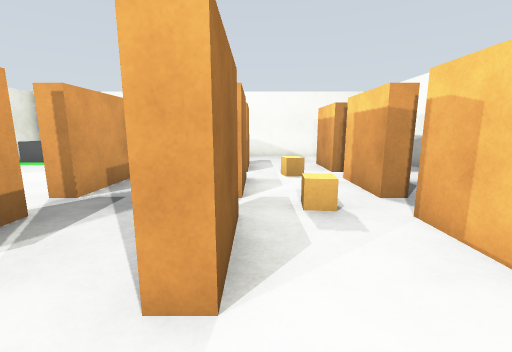
[1] (above)

15 first-person views from a walk through a world built for the Gazebo simulator. The camera is 1.2 m above the floor, tilts 10° down and sees 90° across. The floor is counted in squares, 1 m on a side. Each view is taken from the middle of a square. On the plan, view 1 faces up. The plan holds only what a view shows up to about 12 squares ahead; the rest is blank.

[2]
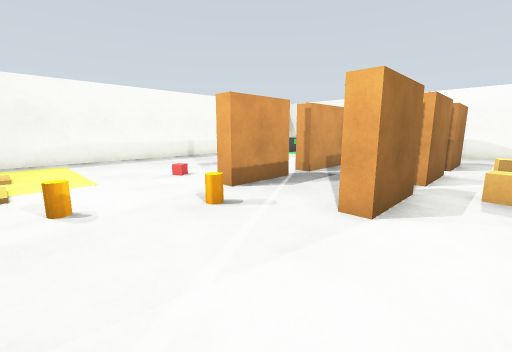

[3]
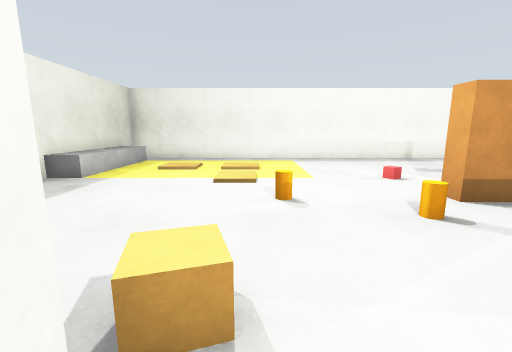

[4]
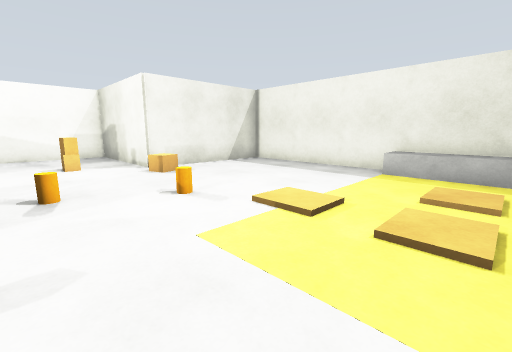

[5]
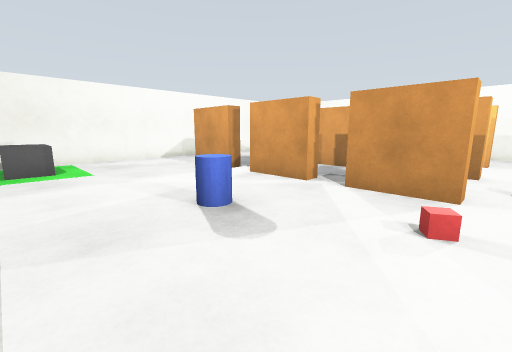

[6]
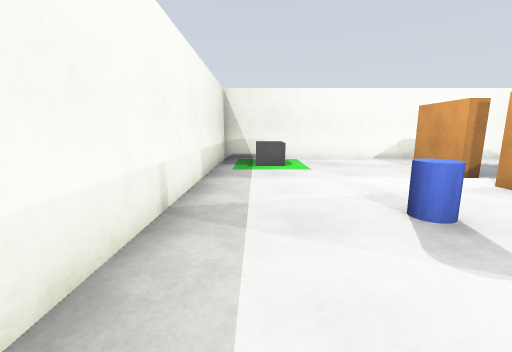

[7]
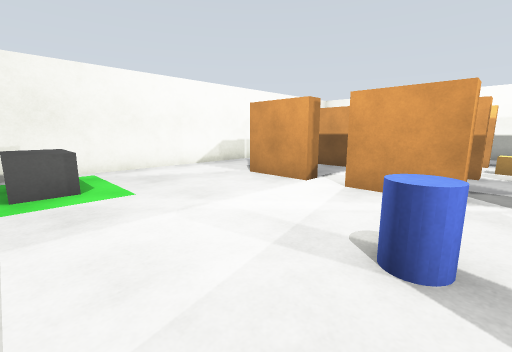

[8]
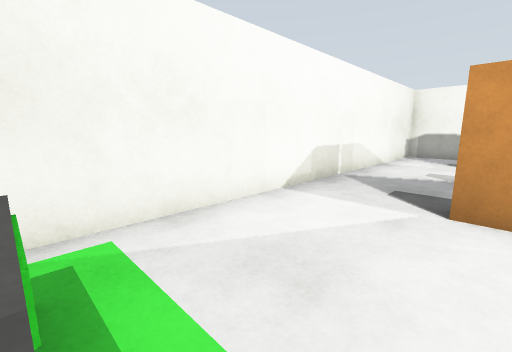

[9]
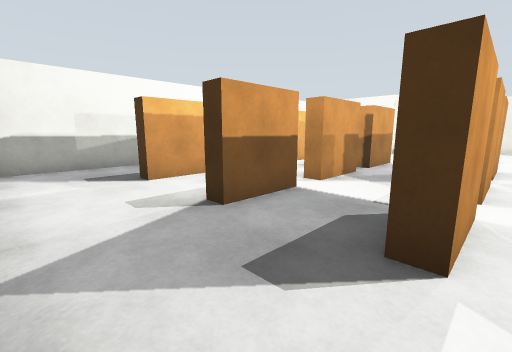

[10]
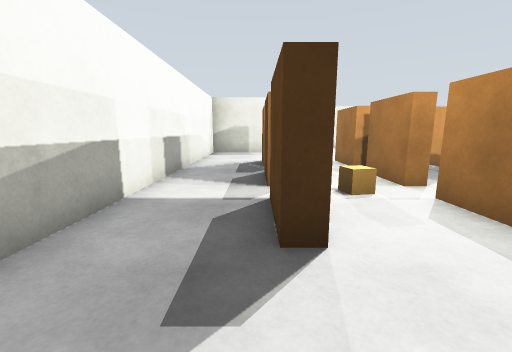

[11]
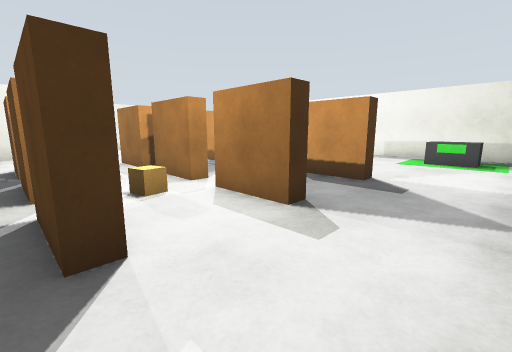

[12]
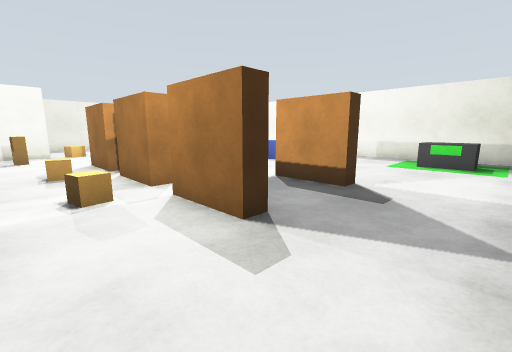

[13]
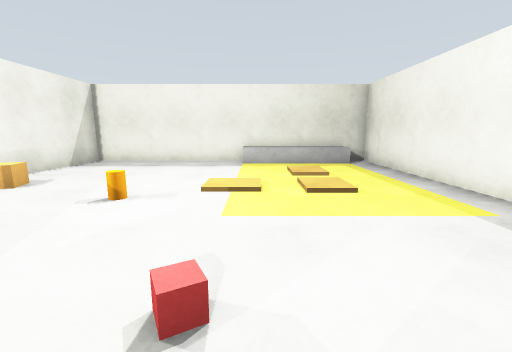

[14]
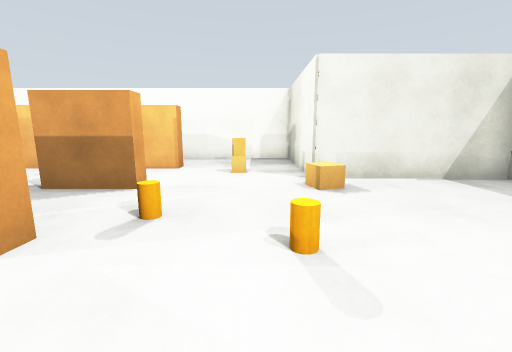

[15]
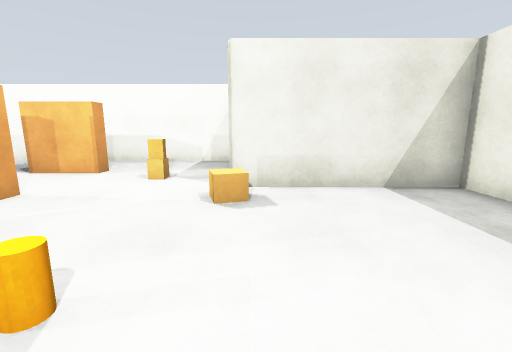

### Floor plan
Ten units are one square. View 1 is at (0, 0); x grows to the right and y downward. Boxes are objects, and circles mark ways between rooms. Rooms are numbered by the first view taken in them; rooms with no view inside come last. Other rooms are left out.
<svg viewBox="-109 -129 168 209">
<path fill="none" stroke="#000" d="M-37 -45 -37 -65M-32 -15 -37 -15 -37 -35M-37 -75 -37 -95 -32 -95M-3 -15 -8 -15M4 24 54 24 54 -124 -104 -124 -104 74 4 74 4 24M27 -35 27 -15 23 -15M-8 -95 -3 -95M27 -65 27 -45M23 -95 27 -95 27 -75M-8 -65 -3 -65 -3 -45M23 -75 23 -95M-3 -95 -3 -75M23 -45 23 -65M-32 -66 -32 -45M-8 -74 -8 -95M-32 -95 -32 -75 -37 -75M-8 -45 -8 -65M-8 -35 -3 -35 -3 -15M-3 -45 -8 -45M23 -15 23 -35M27 -45 23 -45M-32 -36 -32 -15M-32 -45 -37 -45M-8 -15 -8 -35"/>
<rect x="-95" y="65" width="40" height="10" fill="#bbb"><title>grey box</title></rect>
<rect x="-95" y="-115" width="10" height="20" fill="#bbb"><title>dark grey box</title></rect>
<rect x="-85" y="-115" width="10" height="20" fill="#bbb"><title>green box</title></rect>
<rect x="-75" y="-55" width="20" height="20" fill="#bbb"><title>barrel</title></rect>
<rect x="-55" y="-25" width="10" height="10" fill="#bbb"><title>red box</title></rect>
<rect x="-35" y="5" width="10" height="10" fill="#bbb"><title>orange cylinder</title></rect>
<rect x="-25" y="-15" width="10" height="10" fill="#bbb"><title>orange cylinder</title></rect>
<rect x="-15" y="15" width="20" height="20" fill="#bbb"><title>orange box</title></rect>
<rect x="15" y="-5" width="10" height="10" fill="#bbb"><title>orange box</title></rect>
<rect x="5" y="-75" width="10" height="10" fill="#bbb"><title>orange box</title></rect>
<rect x="5" y="-45" width="10" height="10" fill="#bbb"><title>orange box</title></rect>
<circle cx="20" cy="-70" r="3" fill="#2a7"/>
<circle cx="5" cy="-85" r="3" fill="#2a7"/>
<circle cx="-25" cy="-85" r="3" fill="#2a7"/>
<circle cx="-40" cy="-70" r="3" fill="#2a7"/>
<circle cx="20" cy="-40" r="3" fill="#2a7"/>
<circle cx="5" cy="-25" r="3" fill="#2a7"/>
<circle cx="-25" cy="-25" r="3" fill="#2a7"/>
<circle cx="-40" cy="-40" r="3" fill="#2a7"/>
<circle cx="-10" cy="-70" r="3" fill="#2a7"/>
<circle cx="5" cy="-55" r="3" fill="#2a7"/>
<circle cx="-25" cy="-55" r="3" fill="#2a7"/>
<circle cx="-10" cy="-40" r="3" fill="#2a7"/>
<text x="-50" y="-30">1</text>
<text x="0" y="-70">2</text>
<text x="-30" y="-70">3</text>
<text x="0" y="-30">4</text>
<text x="-30" y="-30">5</text>
</svg>
Room 1 opens to room 2. Room 1 opens to room 3. Room 1 opens to room 4. Room 1 opens to room 5. Room 2 opens to room 3. Room 2 opens to room 4. Room 3 opens to room 5. Room 4 opens to room 5.

Where each view was taken, in squares from view 1:
view 1: 0 up, 0 right, facing up
view 2: 2 down, 1 right, facing up-left
view 3: 2 down, 1 right, facing left
view 4: 1 up, 8 left, facing down-right
view 5: 1 up, 9 left, facing up-right
view 6: 1 up, 9 left, facing up
view 7: 4 up, 9 left, facing up-right
view 8: 9 up, 8 left, facing up-right
view 9: 12 up, 4 left, facing down-right
view 10: 12 up, 3 right, facing down
view 11: 12 up, 3 right, facing down-left
view 12: 12 up, 2 right, facing down-left
view 13: 3 up, 6 left, facing down
view 14: 1 down, 6 left, facing right
view 15: 3 down, 5 left, facing right
